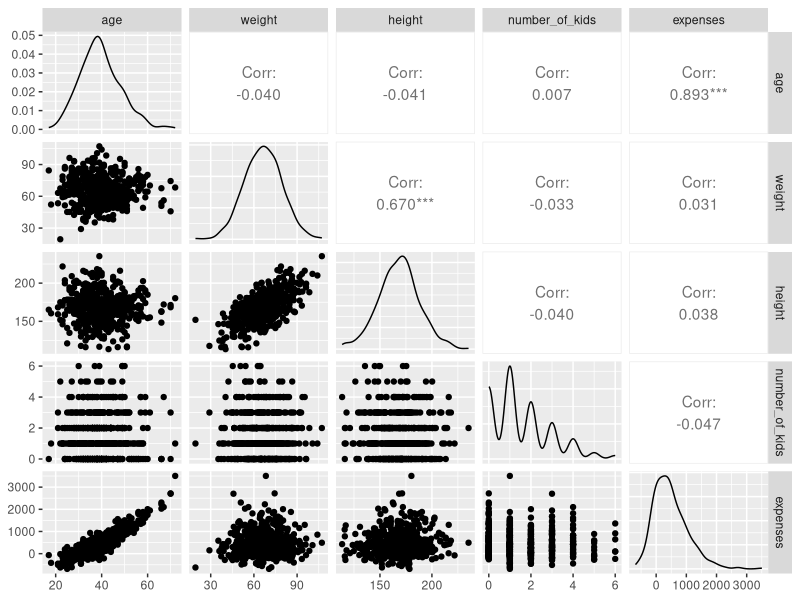
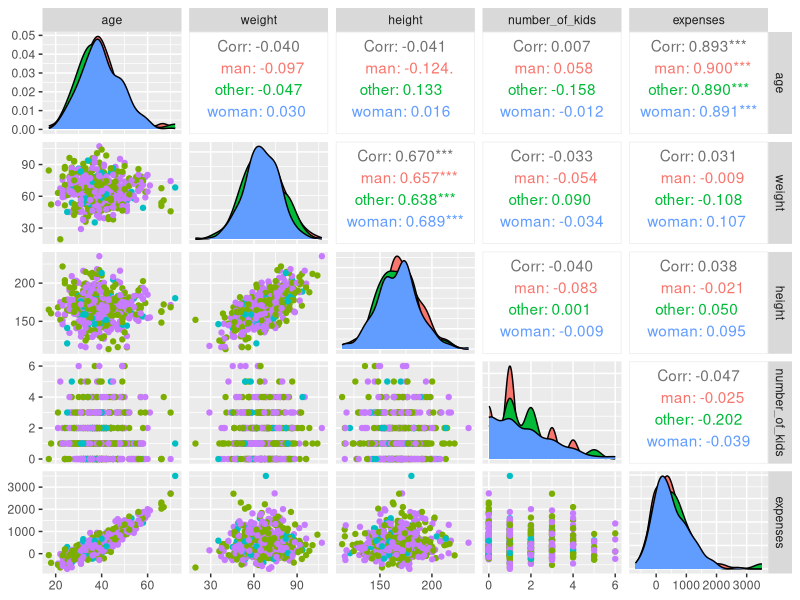
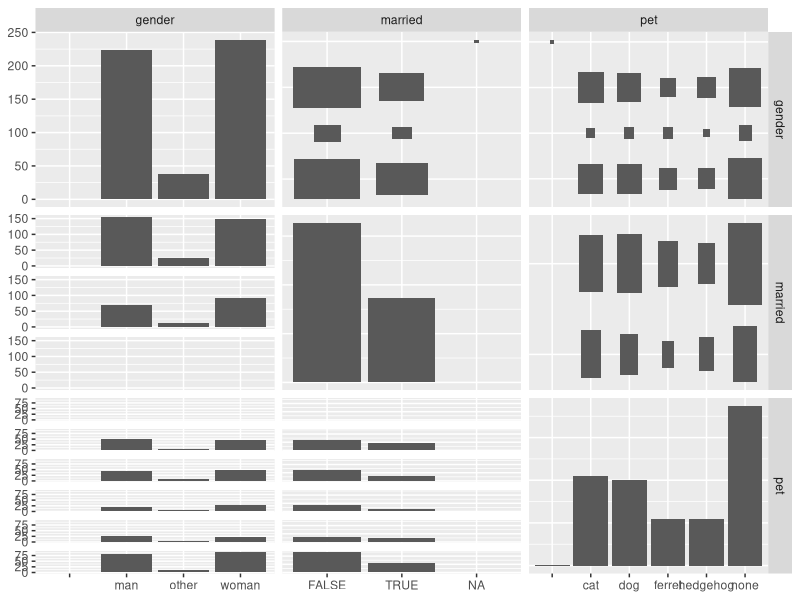
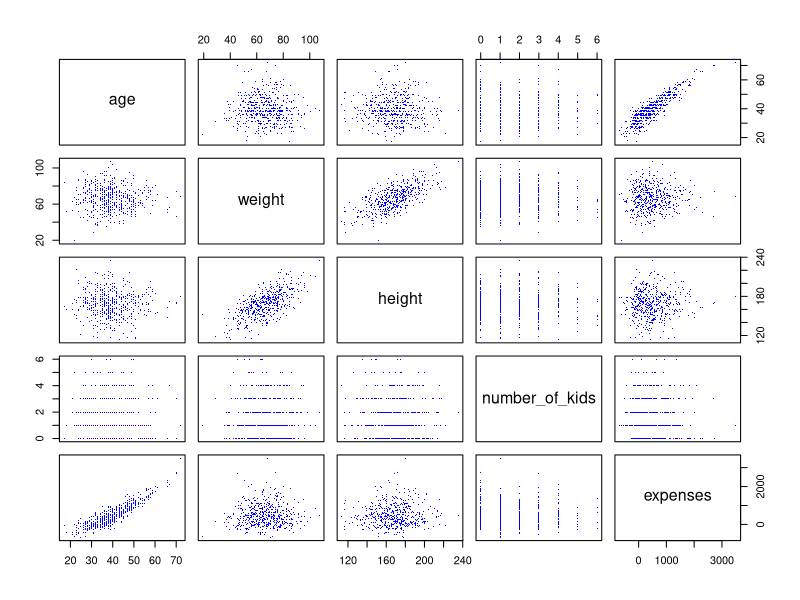
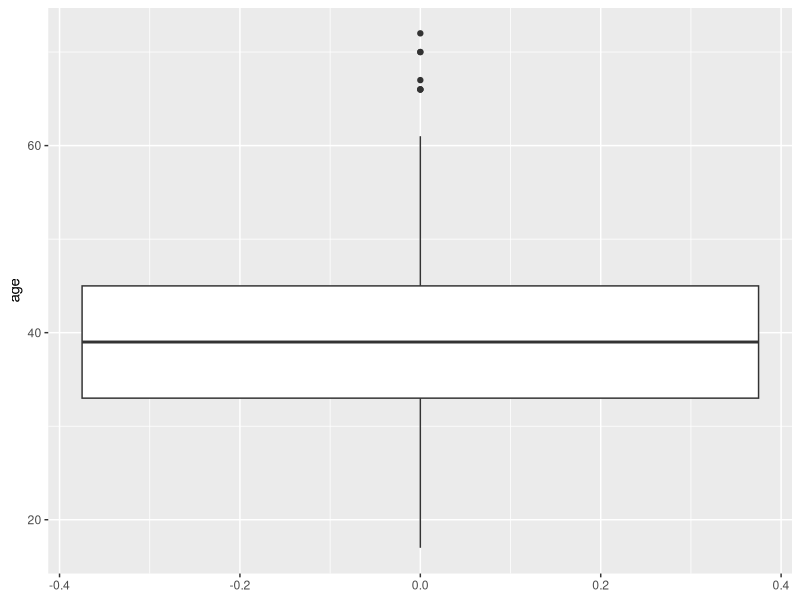
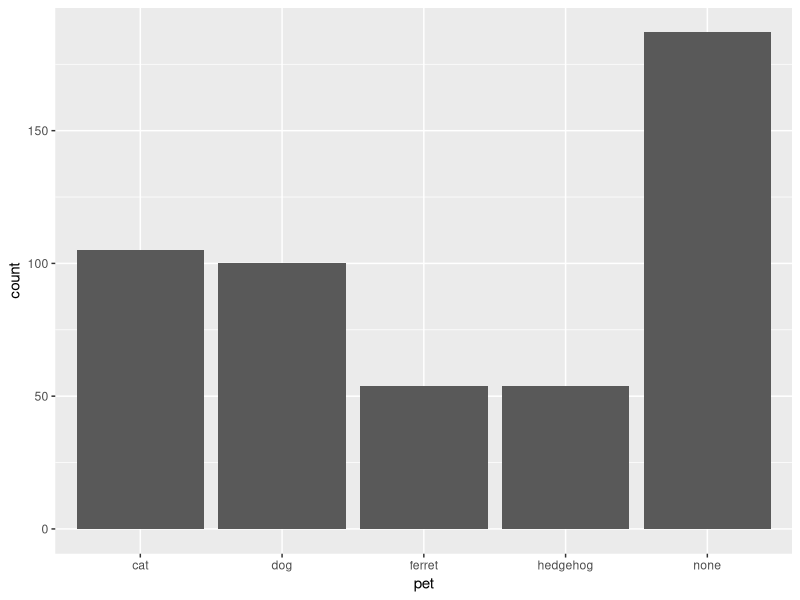
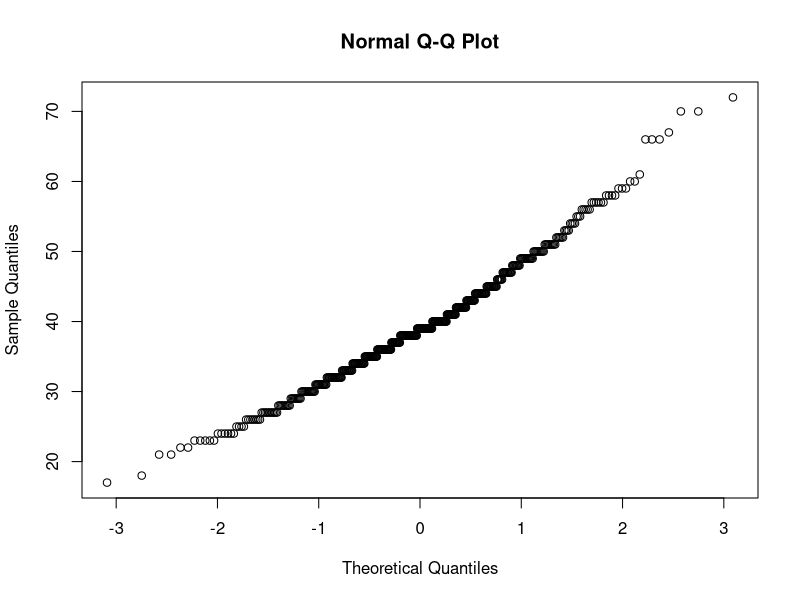

Here is the R script that generated these plots, in order: (Note: this script raises an error after producing the figures.)
## ---- chunk 1
knitr::opts_chunk$set(echo = TRUE)
## ---- chunk 2
df <- read.csv("people.tab", sep="\t")
## ---- chunk 3
library(ggplot2)
library(GGally)

#ggpairs(df[,-which(colnames(df)=='expenses')], aes(col=gender))
ggpairs(df, columns = c(1,2,3,6,8))
ggpairs(df, aes(col=gender), columns = c(1,2,3,6,8))
## ---- chunk 4
ggpairs(df[,c(4,5,7)])
## ---- chunk 5
colSums(is.na(df))
## ---- chunk 6
pairs(~ age + weight + height + number_of_kids + expenses, data = df, col = 'blue', pch='.')
## ---- chunk 7
library(ggplot2)

ggplot(df) + geom_boxplot(aes(y = age))
## ---- chunk 8
# Usuwamy niepoprawny wiersz
ggplot(df[-nrow(df),]) + geom_bar(aes(x = pet))
## ---- chunk 9
df = df[-which(rowSums(is.na(df)) > 0),]
## ---- chunk 10
m <- 170
n <- nrow(df)
S_n <- sqrt((n-1)/n) * sd(df$height)
Z <- (mean(df$height) - m) / S_n * sqrt(nrow(df))
pnorm(Z)
## ---- chunk 11
wilcox.test(df$height, mu=165)
## ---- chunk 12
qqnorm(df$age); qqline(df[df.man,]$age, col=2)
## ---- chunk 13
ks.test((df[df.man,]$age - mean(df[df.man,]$age)) / sd(df[df.man,]$age), "pnorm")
shapiro.test(df$age)
## ---- chunk 14
ggplot(df) + geom_histogram(aes(x=(age - mean(age)) / sd(age))) + geom_histogram(aes(x=rnorm(n=500)), color='red') + theme_minimal()
hist((df$age - mean(df$age)) / sd(df$age))
hist(rt(n=500, df=85))
## ---- chunk 15
n <- nrow(df)
S_n <- sqrt((n-1)/n) * sd(df$age)

show(c(mean(df$age) - S_n / sqrt(n) * qnorm(0.995), mean(df$age) + S_n / sqrt(n) * qnorm(0.995)))
## ---- chunk 16
n <- nrow(df)
S2 <- (n-1) / n * var(df$age)

show(c( n*S2 / qchisq(0.995, n-1), n*S2 / qchisq(0.005, n-1) ))
## ---- chunk 17
quartile.first <- replicate(1000, quantile(sample(df$age, 500, rep=T), 0.25))
quartile.second <- replicate(1000, quantile(sample(df$age, 500, rep=T), 0.5))
quartile.third <- replicate(1000, quantile(sample(df$age, 500, rep=T), 0.75))
quartiles <- matrix(c(quartile.first, quartile.second, quartile.third), ncol=3)
show(apply(quartiles, 2, mean))
## ---- chunk 18
apply(quartiles, 2, function(x) quantile(x, c(0.005, 0.995)))
## ---- chunk 19
qqnorm(df[df.woman,]$height) 
qqnorm(df[df.man,]$height)
## ---- chunk 20
df.woman <- df$gender == "woman"
df.man <- df$gender == "man"
t.test(df[df.woman,]$height, df[df.man,]$height, alternative="two.sided", var.equal=F, conf.level=0.99)
## ---- chunk 21
cor.test(df$height, df$weight, method="spearman", conf.level = 0.99)
## ---- chunk 22
test.table <- table(df$gender, df$married)
show(test.table)
## ---- chunk 23
chisq.test(test.table)
